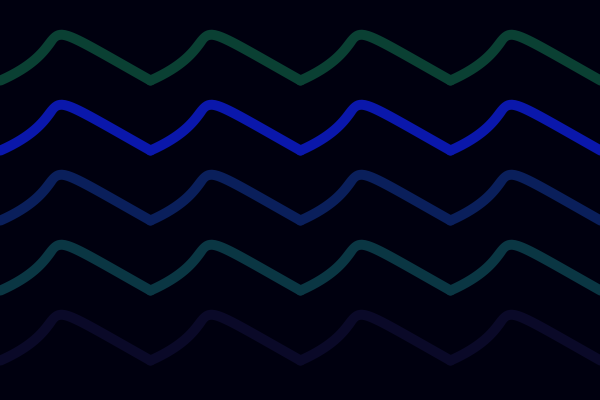
Frame 1 (no input)
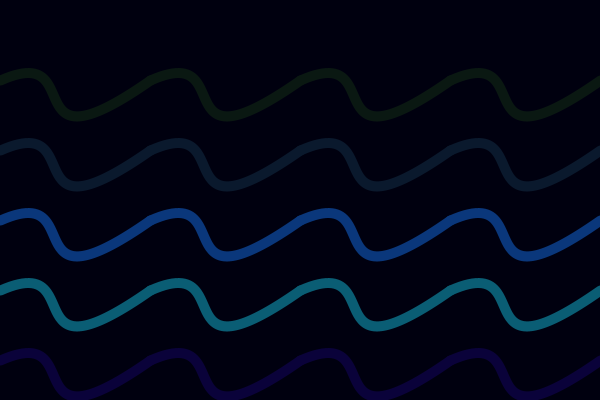
Frame 60 (the mouse pressed at the canvas centre just before this capture)
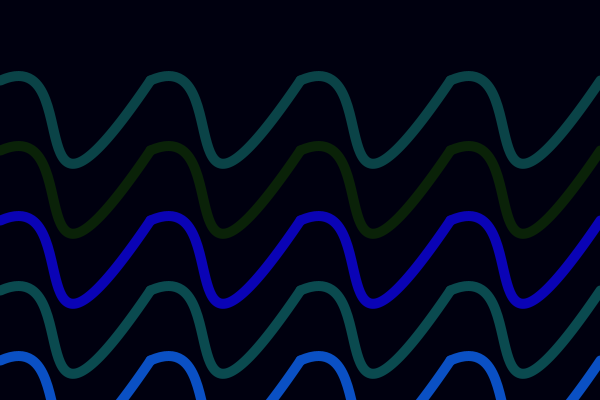
Frame 120 (the mouse held since frame 60 and released just before this capture)

The Processing sketch that drew these frames (run headless with seeded random() and noise(); from frame 60 on, the mouse is pressed at the canvas centre):

// Processing sketch: processing_148357
// ── processing_148357.pde

int waveY = 1;
int waveDir = 3;


void setup()
{
size(600,400);
//frameRate(20);
}

void draw()

{
 background(0,0,15);
noFill();

strokeWeight(10);
stroke(10, random(100), random(200));
color(10, 10,random(255));



noFill();

bezier(150, 80, 10, waveY, 90, 40, 0, 80);//wave1
bezier(300, 80, 160, waveY, 240, 40, 150, 80);//wave1
bezier(450, 80, 310, waveY, 390, 40, 300, 80);//wave1
bezier(600, 80, 460, waveY, 540, 40, 450, 80);//wave1


stroke(10, random(100), random(200));

bezier  (150, 150, 10, waveY+70, 90, 110, 0, 150);//wave2
bezier(300, 150, 160, waveY+70, 240, 110, 150, 150);//wave2
bezier(450, 150, 310, waveY+70, 390, 110, 300, 150);//wave2
bezier(600, 150, 460, waveY+70, 540, 110, 450, 150);//wave2

stroke(10, random(100), random(200));

bezier  (150, 220, 10, waveY+140, 90, 180, 0, 220);//wave3
bezier(300, 220, 160, waveY+140, 240, 180, 150, 220);//wave3
bezier(450, 220, 310, waveY+140, 390, 180, 300, 220);//wave3
bezier(600, 220, 460, waveY+140, 540, 180, 450, 220);//wave3

stroke(10, random(100), random(200));

bezier  (150, 290, 10, waveY+210, 90, 250, 0, 290);//wave4
bezier(300, 290, 160, waveY+210, 240, 250, 150, 290);//wave4
bezier(450, 290, 310, waveY+210, 390, 250, 300, 290);//wave4
bezier(600, 290, 460, waveY+210, 540, 250, 450, 290);//wave4

stroke(10, random(100), random(200));

bezier  (150, 360, 10, waveY+280, 90, 320, 0, 360);//wave4
bezier(300, 360, 160, waveY+280, 240, 320, 150, 360);//wave4
bezier(450, 360, 310, waveY+280, 390, 320, 300, 360);//wave4
bezier(600, 360, 460, waveY+280, 540, 320, 450, 360);//wave4



if(waveY >= height-80 || waveY <= 0)


{
  waveDir = -waveDir;
}

waveY = waveY+waveDir;


}
